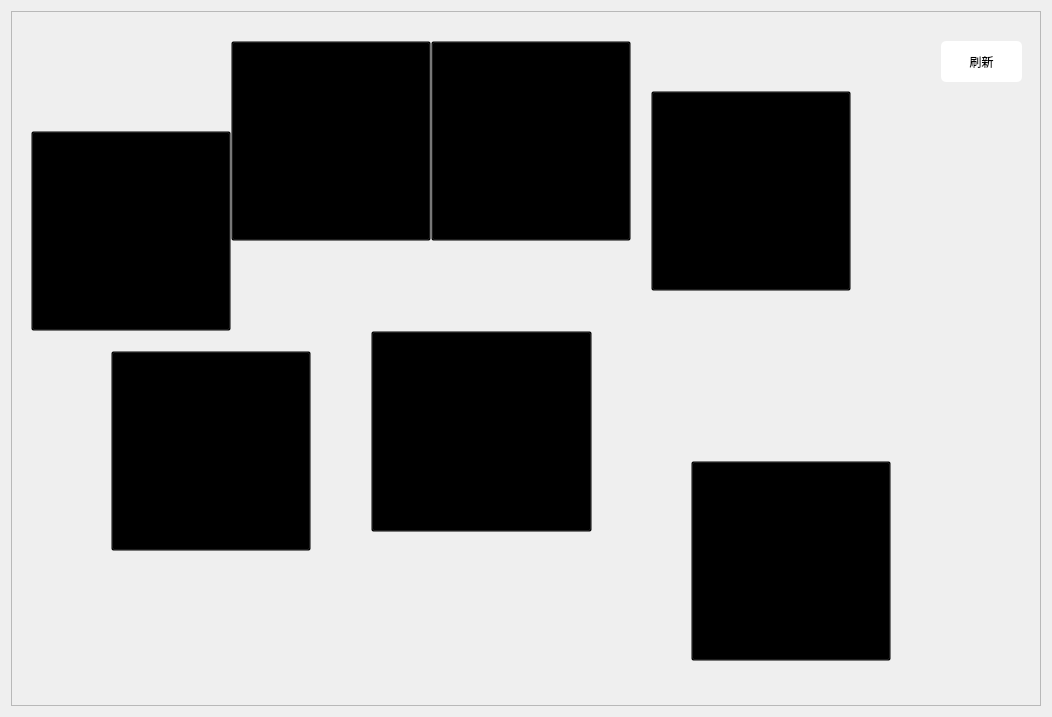
<?xml version="1.0" encoding="UTF-8"?>
<ui version="4.0">
 <class>Form</class>
 <widget class="QWidget" name="Form">
  <property name="geometry">
   <rect>
    <x>0</x>
    <y>0</y>
    <width>1052</width>
    <height>717</height>
   </rect>
  </property>
  <property name="windowTitle">
   <string>Form</string>
  </property>
  <property name="styleSheet">
   <string notr="true">*{font: 12pt &quot;黑体&quot;;}
#frame{
	border-image: url(:/qipao/bg.PNG);
}
</string>
  </property>
  <layout class="QVBoxLayout" name="verticalLayout">
   <item>
    <widget class="QFrame" name="frame">
     <property name="frameShape">
      <enum>QFrame::StyledPanel</enum>
     </property>
     <property name="frameShadow">
      <enum>QFrame::Raised</enum>
     </property>
     <widget class="QPushButton" name="btn4">
      <property name="geometry">
       <rect>
        <x>20</x>
        <y>120</y>
        <width>200</width>
        <height>200</height>
       </rect>
      </property>
      <property name="minimumSize">
       <size>
        <width>200</width>
        <height>200</height>
       </size>
      </property>
      <property name="maximumSize">
       <size>
        <width>400</width>
        <height>400</height>
       </size>
      </property>
      <property name="styleSheet">
       <string notr="true">border-image: url(:/qipao/qipao.png);
background-color: rgba(0,0, 0, 0);</string>
      </property>
      <property name="text">
       <string>PushButton</string>
      </property>
     </widget>
     <widget class="QPushButton" name="btn3">
      <property name="geometry">
       <rect>
        <x>220</x>
        <y>30</y>
        <width>200</width>
        <height>200</height>
       </rect>
      </property>
      <property name="minimumSize">
       <size>
        <width>200</width>
        <height>200</height>
       </size>
      </property>
      <property name="maximumSize">
       <size>
        <width>400</width>
        <height>400</height>
       </size>
      </property>
      <property name="styleSheet">
       <string notr="true">border-image: url(:/qipao/qipao.png);
background-color: rgba(0,0, 0, 0);</string>
      </property>
      <property name="text">
       <string>PushButton</string>
      </property>
     </widget>
     <widget class="QPushButton" name="btn7">
      <property name="geometry">
       <rect>
        <x>420</x>
        <y>30</y>
        <width>200</width>
        <height>200</height>
       </rect>
      </property>
      <property name="minimumSize">
       <size>
        <width>200</width>
        <height>200</height>
       </size>
      </property>
      <property name="maximumSize">
       <size>
        <width>400</width>
        <height>400</height>
       </size>
      </property>
      <property name="styleSheet">
       <string notr="true">border-image: url(:/qipao/qipao.png);
background-color: rgba(0,0, 0, 0);</string>
      </property>
      <property name="text">
       <string>PushButton</string>
      </property>
     </widget>
     <widget class="QPushButton" name="btn5">
      <property name="geometry">
       <rect>
        <x>680</x>
        <y>450</y>
        <width>200</width>
        <height>200</height>
       </rect>
      </property>
      <property name="minimumSize">
       <size>
        <width>200</width>
        <height>200</height>
       </size>
      </property>
      <property name="maximumSize">
       <size>
        <width>400</width>
        <height>400</height>
       </size>
      </property>
      <property name="styleSheet">
       <string notr="true">border-image: url(:/qipao/qipao.png);
background-color: rgba(0,0, 0, 0);</string>
      </property>
      <property name="text">
       <string>PushButton</string>
      </property>
     </widget>
     <widget class="QPushButton" name="btn6">
      <property name="geometry">
       <rect>
        <x>360</x>
        <y>320</y>
        <width>221</width>
        <height>201</height>
       </rect>
      </property>
      <property name="minimumSize">
       <size>
        <width>200</width>
        <height>200</height>
       </size>
      </property>
      <property name="maximumSize">
       <size>
        <width>400</width>
        <height>400</height>
       </size>
      </property>
      <property name="styleSheet">
       <string notr="true">border-image: url(:/qipao/qipao.png);
background-color: rgba(0,0, 0, 0);</string>
      </property>
      <property name="text">
       <string>PushButton</string>
      </property>
     </widget>
     <widget class="QPushButton" name="btn2">
      <property name="geometry">
       <rect>
        <x>100</x>
        <y>340</y>
        <width>200</width>
        <height>200</height>
       </rect>
      </property>
      <property name="minimumSize">
       <size>
        <width>200</width>
        <height>200</height>
       </size>
      </property>
      <property name="maximumSize">
       <size>
        <width>400</width>
        <height>400</height>
       </size>
      </property>
      <property name="styleSheet">
       <string notr="true">border-image: url(:/qipao/qipao.png);
background-color: rgba(0,0, 0, 0);</string>
      </property>
      <property name="text">
       <string>PushButton</string>
      </property>
     </widget>
     <widget class="QPushButton" name="btn1">
      <property name="geometry">
       <rect>
        <x>640</x>
        <y>80</y>
        <width>200</width>
        <height>200</height>
       </rect>
      </property>
      <property name="minimumSize">
       <size>
        <width>200</width>
        <height>200</height>
       </size>
      </property>
      <property name="maximumSize">
       <size>
        <width>400</width>
        <height>400</height>
       </size>
      </property>
      <property name="styleSheet">
       <string notr="true">border-image: url(:/qipao/qipao.png);
background-color: rgba(0,0, 0, 0);
</string>
      </property>
      <property name="text">
       <string>PushButton</string>
      </property>
     </widget>
     <widget class="QPushButton" name="refresh_btn">
      <property name="geometry">
       <rect>
        <x>930</x>
        <y>30</y>
        <width>81</width>
        <height>41</height>
       </rect>
      </property>
      <property name="styleSheet">
       <string notr="true">QPushButton{
	
	border-image: url(:/qipao/btn.png);
	background-color:rgb(255, 255, 255);
	color:rgb(0, 0, 0);
	border-radius:5px;
}
QPushButton:pressed{
	padding-top:5px;
	padding-left:5px;
}</string>
      </property>
      <property name="text">
       <string>刷新</string>
      </property>
     </widget>
    </widget>
   </item>
  </layout>
 </widget>
 <resources>
  <include location="images/images.qrc"/>
 </resources>
 <connections/>
</ui>
